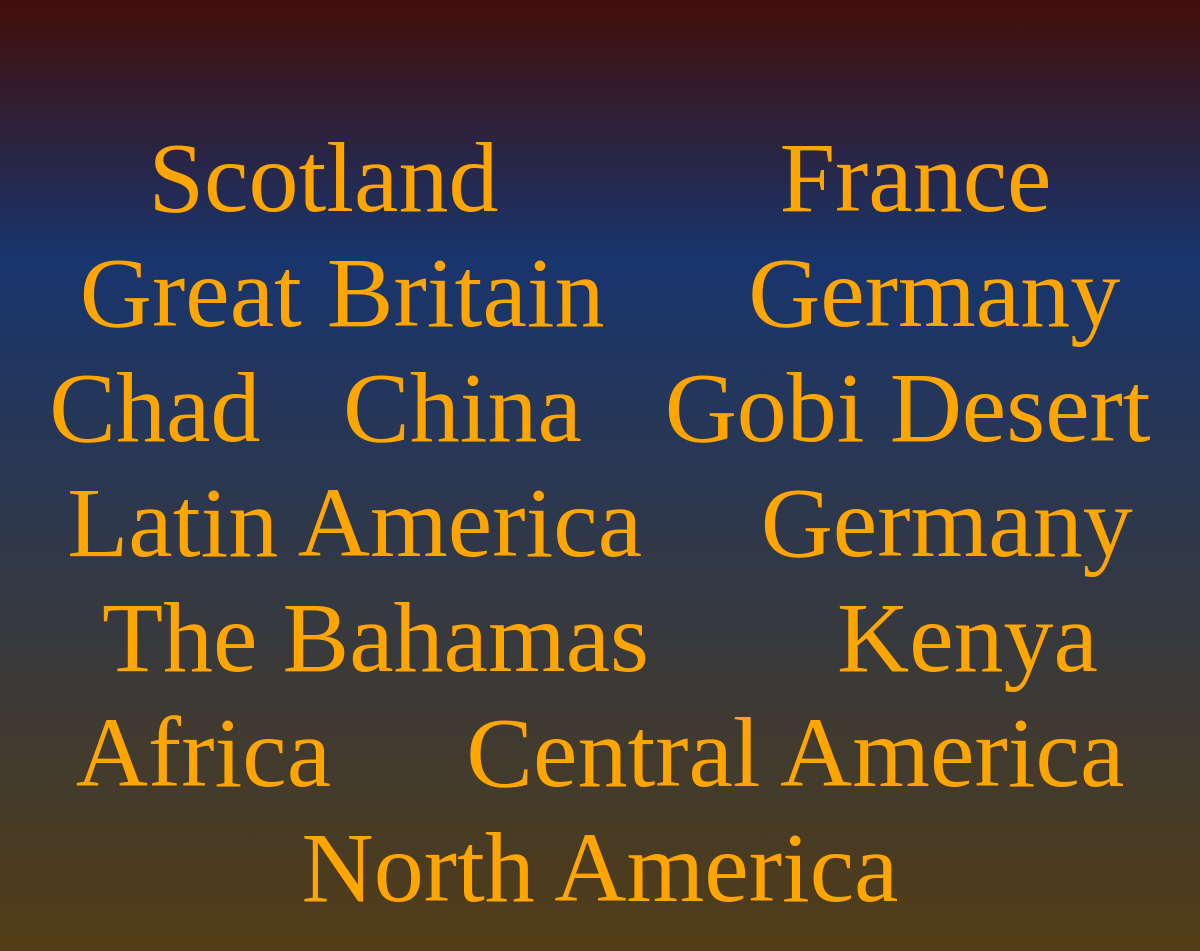
Page /locations/ on the earlier database version.
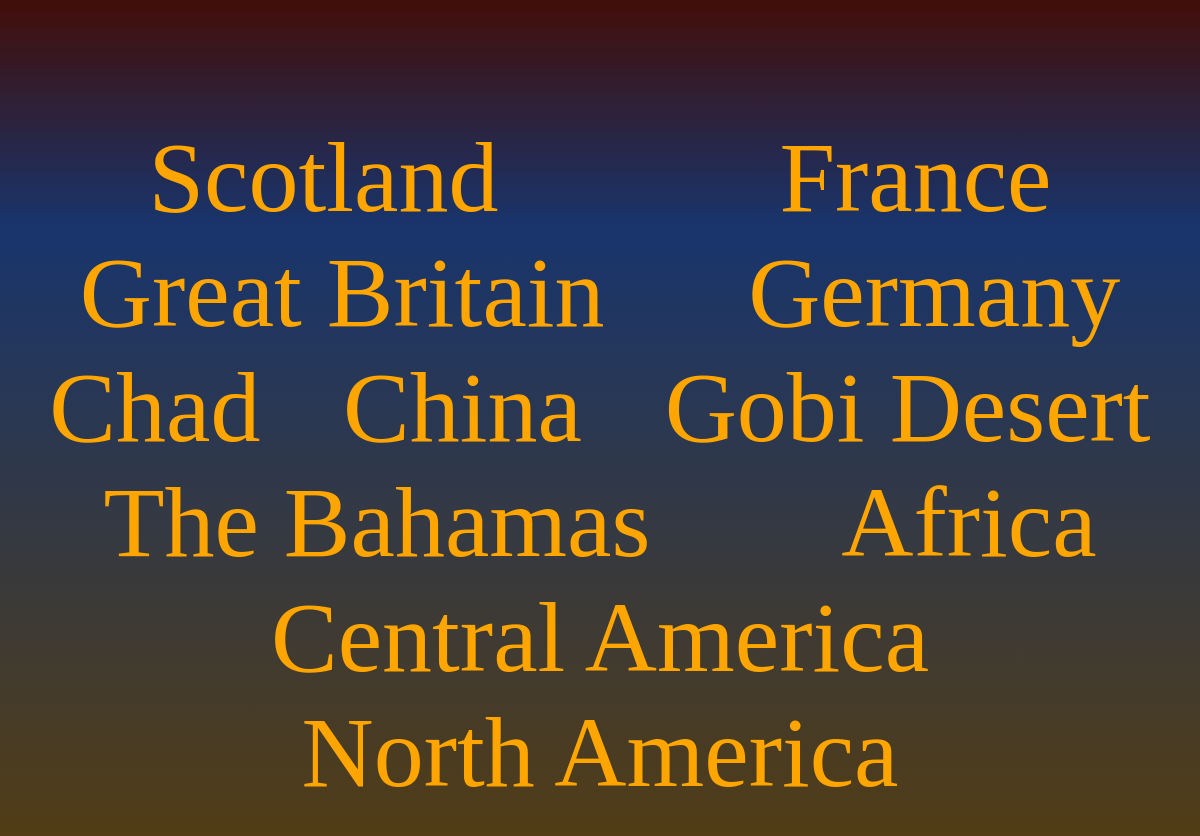
Same page on the later database version.
### cage/models.py (models this page shows, shortened)
class Location(models.Model):
    cryptids = models.ManyToManyField(Cryptid, related_name="locations")
    text = models.CharField(max_length=200)

### cage/views.py (the view)
# urls.py: path("locations/", views.locations, name="locations"),
def locations(request):
    content = {"locations": Location.objects.all()}
    return render(request, "cage/locations.html", content)

### cage/templates/cage/locations.html (shortened to what this page needs)
{% extends "base.html" %}
{% load static %}
{% block css %}
<link rel="stylesheet" type="text/css" href="{% static 'cage/locations.css' %}" /> {% endblock %}
{% block content %}
<div id="locations">
{% for location in locations %}
<li>
<a href="{% url 'location' location.id %}">
    {{ location.text }}
</a>
</li>
{% empty %}
    <li>No Locations</li>
{% endfor %}
</div>
{% endblock %}

Differences in the rows shown:
removed Location: text "Latin America"
removed Location: text "Germany"
removed Location: text "Kenya"
